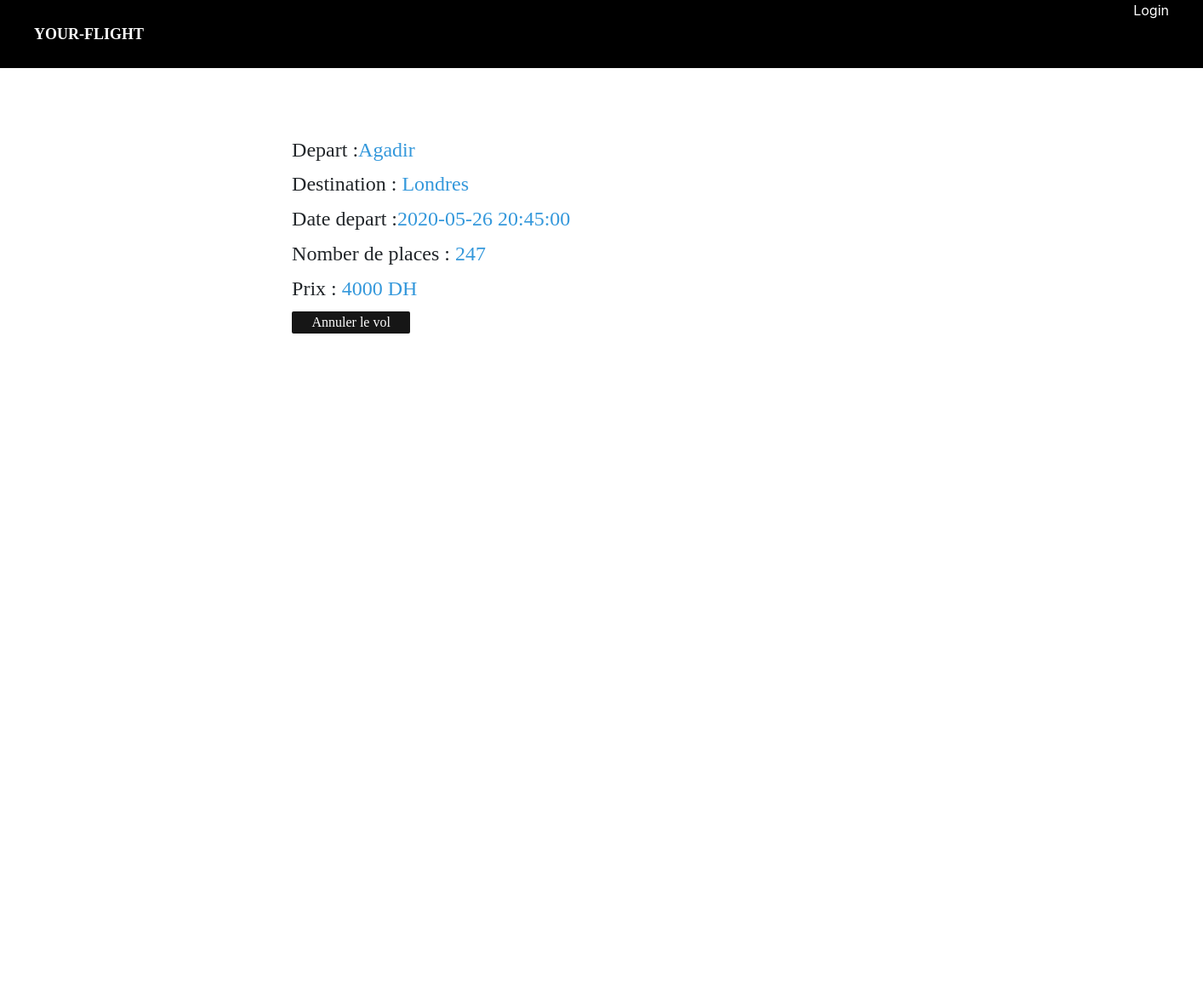
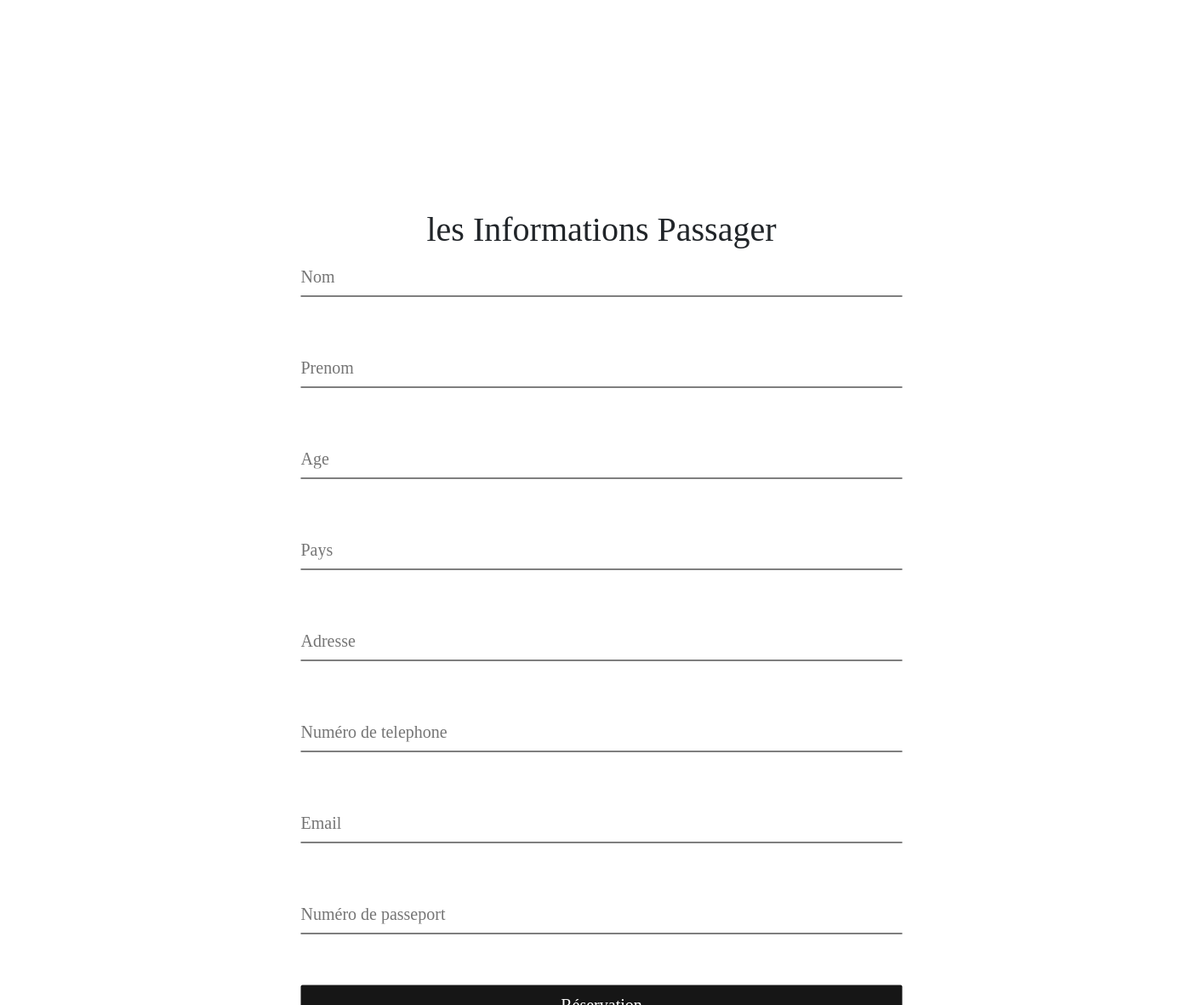
The page /view/reservation.php?id=14 on the database its author committed (2 pictures, top to bottom).
### tables this page shows
CREATE TABLE IF NOT EXISTS `vols` (
  `id` int(11) NOT NULL AUTO_INCREMENT,
  `depart` varchar(254) DEFAULT NULL,
  `destination` varchar(254) DEFAULT NULL,
  `date_depart` timestamp NULL DEFAULT NULL,
  `num_place` int(11) DEFAULT NULL,
  `prix` int(11) DEFAULT NULL,
  `statut` varchar(100) NOT NULL,
  PRIMARY KEY (`id`)
);

### model/volsclass.php (called while the page is built, shortened)
<?php
 class Vol{
		function __construct() {
			$this->conn = new mysqli("localhost","root","","gestion_reservations");
		}
		function vol_show_id($id) {
			$query = "SELECT * from vols where id='$id'";
			$stmt = $this->conn->prepare($query);
			$stmt->execute();
			$result = $stmt->get_result();
			return  $result;
		}
}
?>

### view/reservation.php (the view, shortened to what this page needs)
<?php
include('../model/volsclass.php');
?>
<html lang="en">
<link type="text/css" rel="stylesheet" href="../public/css/style.css" />
<link rel="stylesheet" href="https://stackpath.bootstrapcdn.com/bootstrap/4.4.1/css/bootstrap.min.css"
>
<?php
include('heder.php');
?>
<body>
	<?php
include('navbar.php');
?>
			<div class="container py-3" style="margin-left: 22%;">
					<div class="row ">
						<div class="col-md-8 px-3">
							<div class="card-block px-3" style=" margin-top: 20%;">
								<?php
								$id = $_GET['id'];
								$vol = new Vol();
								$res = $vol -> vol_show_id($id);
								$row = $res->fetch_assoc();
								?>
								<h4 class="card-title">Depart :<span style="color:#3498db;"><?= $row['depart']; ?></span>
								</h4>
								<h4 class="card-title">Destination : <span
										style="color:#3498db;"><?= $row['destination']; ?></span></h4>
								<h4 class="card-title">Date depart :<span style="color:#3498db;"><?= $row['date_depart']; ?>
									</span> </h4>
								<h4 class="card-title">Nomber de places : <span
										style="color:#3498db;"><?= $row['num_place'];; ?></span></h4>
								<h4 class="card-title">Prix : <span style="color:#3498db;"><?= $row['prix']; ?> DH</span>
								</h4>
								<div class="btnannuler">
									<input href="index.php" type="submit" value="Annuler le vol" id="btn">
								</div>
							</div>
						</div>
					</div>
			</div>
			<div class="allinput" style="margin-top: 40%;">
	            <h1>les Informations Passager</h1>
	            <input type="text" name="nom" id="LieuD" placeholder="Nom" class="ipt">
	            <input type="text" name="prenom" id="LieuA" placeholder="Prenom" class="ipt">
	            <input type="number" name="age" id="LieuA" placeholder="Age" class="ipt">
	            <input type="text" name="pays" id="LieuA" placeholder="Pays" class="ipt">
	            <input type="text" name="adresse" id="LieuA" placeholder="Adresse" class="ipt">
	            <input type="number" name="tele" id="LieuA" placeholder="Numéro de telephone" class="ipt">
	            <input type="email" name="email" id="LieuA" placeholder="Email" class="ipt">
	            <input type="number" name="passeport" id="LieuA" placeholder="Numéro de passeport" class="ipt">
	            <input type="submit" name="add" value="Réservation" id="btn">
	        </div>
</body>
</html>

### public/css/stylehome.css (style rules this page uses)
* { text-decoration: none; }
.allinput { position: absolute; left: 50%; top: 58%; transform: translate(-50% ,-50%); font-family: Poppins, serif; z-index: 10; }
.allinput h1 { text-align: center; font-size: 40px; }
.allinput input { border:none; outline: none; background: none; width: 100%; overflow: hidden; font-size: 20px; padding: 8px 0; margin: 8px 0; border-bottom: 1px solid #000; margin:0 0 60px 0; }
.allinput #btn { background:#161616; color: #fff; cursor: pointer; border-radius: 2px; }
.btnannuler #btn { width: 20%; background:#161616; color: #fff; cursor: pointer; border-radius: 2px; border: none; }
.container { max-width: 600px; margin: auto; font-family: Poppins !important; }

### rows shown on the page
vols: depart "Agadir", destination "Londres", date_depart "2020-05-26 20:45:00", num_place "247", prix "4000"
